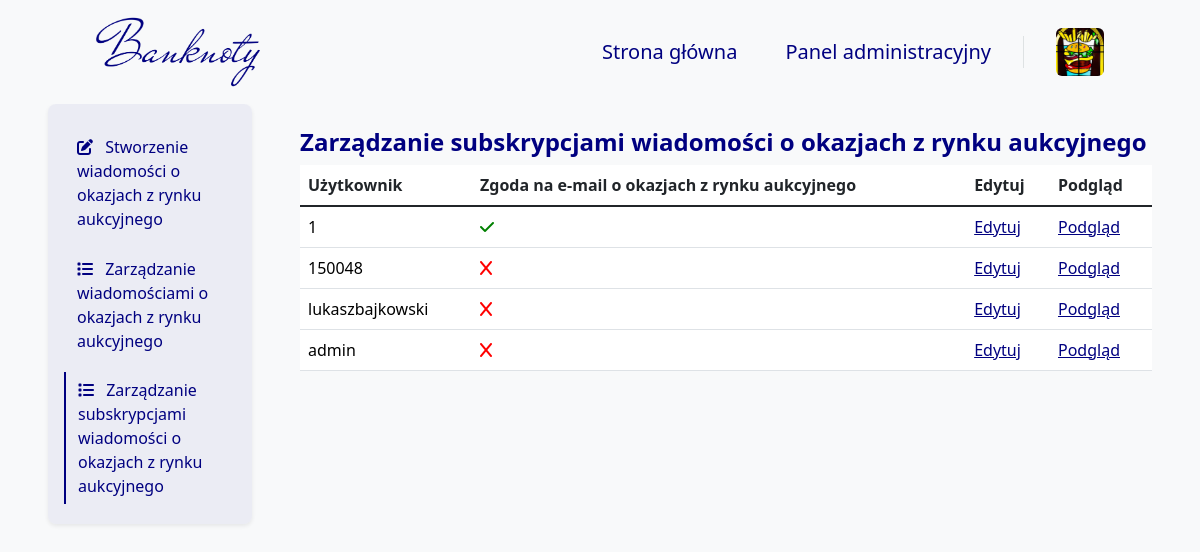
/auction_opportunities/user/AdminPanel/ (signed in), run on the app's committed database.
### blog/models.py (models this page shows, shortened)
class Author(models.Model):
    user = models.OneToOneField(User, on_delete=models.CASCADE, verbose_name="Użytkownik")
    bio = models.TextField(
        validators=[validate_bio],
        verbose_name="O autorze", help_text="Krótka informacja o autorze, maksymalnie 512 znaków.")
    profile_pic = models.ImageField(
        null=False, blank=False,
        upload_to="images/profile/",
        verbose_name="Zdjęcie profilowe")
    author_quote = models.TextField(null=False,
                                    blank=False,
                                    validators=[validate_author_quote],
                                    verbose_name='Cytat autora',
                                    help_text="Krótkie motto autora, maksymalnie 128 znaków.")
    author_function = models.TextField(null=False,
                                       blank=False,
                                       validators=[validate_author_function],
                                       verbose_name='Stanowisko autora',
                                       help_text="Nazwa funkcji jaką pełni autor.")
    author_url = models.URLField(null=True, blank=True, verbose_name="URL do strony użytkowanika")
    pinterest_url = models.URLField(
        validators=[validate_pinterest],
        null=True, blank=True, verbose_name="URL do Pinteresta")
    facebook_url = models.URLField(
        validators=[validate_facebook],
        null=True, blank=True, verbose_name="URL do Facebooka")
    twitter_url = models.URLField(
        validators=[validate_twitter],
        null=True, blank=True, verbose_name="URL do Twittera")
    instagram_url = models.URLField(
        validators=[validate_instagram],
        null=True, blank=True, verbose_name="URL do Instagrama")
    def is_profile_pic(self):
        if self.profile_pic:
            return True
        else:
            return False
    is_profile_pic.boolean = True
    is_profile_pic.short_description = 'Profile picture'
    def is_author_url(self):
        if self.author_url:
            return True
        else:
            return False
    is_author_url.boolean = True
    is_author_url.short_description = 'Author page'
    def is_pinterest_url(self):
        if self.pinterest_url:
            return True
        else:
            return False
    is_pinterest_url.boolean = True
    is_pinterest_url.short_description = 'Pinterest page'
    def is_twitter_url(self):
        if self.twitter_url:
            return True
        else:
            return False
    is_twitter_url.boolean = True
    is_twitter_url.short_description = 'Twitter page'
    def is_facebook_url(self):
        if self.facebook_url:
            return True
        else:
            return False
    is_facebook_url.boolean = True
    is_facebook_url.short_description = 'Facebook page'
    def is_instagram_url(self):
        if self.instagram_url:
            return True
        else:
            return False
    is_instagram_url.boolean = True
    is_instagram_url.short_description = 'Instagram page'

class User(models.Model):
    GENDER_CHOICES = (
        ('M', 'Mężczyzna'),
        ('K', 'Kobieta'),
        ('I', 'Inna'),
    )
    user = models.OneToOneField(
        User,
        on_delete=models.CASCADE,
        verbose_name="Użytkownik")
    bio = models.TextField(
        null=False,
        blank=True,
        validators=[validate_bio],
        verbose_name="Bio",
        help_text="Krótka informacja o użytkowniku, maksymalnie 512 znaków.")
    profile_pic = models.ImageField(
        null=False,
        blank=False,
        default="images/profile/1.png",
        upload_to="images/user/",
        verbose_name="Zdjęcie profilowe")
    phone_number = PhoneNumberField(
        region='PL',
        null=True,
        blank=True,
        unique=True,
        verbose_name="Numer telefonu")
    gender = models.CharField(
        choices=GENDER_CHOICES,
        null=False,
        blank=False,
        default='Mężczyzna',
        verbose_name="Płeć",
        max_length=6)
    newsletter = models.BooleanField(
        default=False,
        verbose_name="Biuletyn")
    miss_news = models.BooleanField(
        default=False,
        verbose_name="Pominięte artykuły")
    meetups_news = models.BooleanField(
        default=True,
        verbose_name="Spotkania i wydarzenia")
    opportunities_news = models.BooleanField(
        default=False,
        verbose_name="Okazje z rynku aukcyjnego")
    company_news = models.BooleanField(
        default=True,
        verbose_name="Wiadomości od Banknoty")
    replay_news = models.BooleanField(
        default=False,
        verbose_name="Shot wydzarzeń na Banknoty")
    development_news = models.BooleanField(
        default=False,
        verbose_name="Informacje o rozwoju i zmianach na Banknoty")
    opened_posts = models.ManyToManyField(
        Blog,
        blank=True,
        related_name='opened_by_users',
        verbose_name="Otwarte posty"
    )
    can_be_author = models.BooleanField(
        default=False,
        verbose_name="Czy może być autorem",
        help_text='Czy wniosek na autora został rozpatrzony pozytywnie.')
    def __init__(self, *args, temp=65, **kwargs):
        self.temp = temp
        return super().__init__(*args, **kwargs)
    def is_profile_pic(self):
        if self.profile_pic == "images/profile/1.png":
            return False
        else:
            return True
    is_profile_pic.boolean = True
    is_profile_pic.short_description = 'Zdjęcie profilowe'
    def is_bio(self):
        if self.bio:
            return True
        else:
            return False
    is_bio.boolean = True
    is_bio.short_description = 'Bio'
    def is_phone_number(self):
        if self.phone_number:
            return True
        else:
            return False
    is_phone_number.boolean = True
    is_phone_number.short_description = 'Phone number'
    def is_newsletter(self):
        if self.newsletter:
            return True
        else:
            return False
    is_newsletter.boolean = True
    is_newsletter.short_description = 'Newsletter'

### blog/views_admin/newsletter/auction_opportunities/auction_opportunities_views.py (the view)
# urls.py: path('auction_opportunities/user/AdminPanel/', auction_opportunities_user_manage_admin_panel_view,
@superuser_required
def auction_opportunities_user_manage_admin_panel_view(request):
    users = DjangoUser.objects.all().order_by('user__id')
    context = get_paginated_context(request, users, 10)
    return render(
        request,
        'AdminTemplates/Newsletter/AuctionOpportunities/AuctionOpportunitiesUserManageAdmin.html',
        context
    )

### blog/views.py (called while the page is built)
def get_paginated_context(request, queryset, items_per_page=10):
    paginator = Paginator(queryset, items_per_page)
    page_number = request.GET.get('page')
    page_obj = paginator.get_page(page_number)
    context = {
        'page_obj': page_obj,
    }
    return context

### templates/AdminTemplates/Newsletter/AuctionOpportunities/AuctionOpportunitiesUserManageAdmin.html (shortened to what this page needs)
{% extends 'base.html' %}
{% block navbar %}
    {% include 'Navbar/NavbarAdmin.html' %}
{% endblock %}
{% block content %}
    <div class="container-fluid">
        <div class="row">
            <div class="col-12 col-lg-3 px-5 px-lg-5 mx-auto bg-body-tertiary">
                {% include 'AdminTemplates/Newsletter/AuctionOpportunities/Elements/Navigation.html' %}
            </div>
            <div class="col-12 col-lg-9 px-5 px-lg-0 pe-lg-5 pt-4 pt-lg-3 mx-auto bg-body-tertiary mt-2">
                <h4 class="mb-0 pb-2 fw-bold text-navy">
                    Zarządzanie subskrypcjami wiadomości o okazjach z rynku aukcyjnego
                </h4>
                {% include 'AdminTemplates/Newsletter/AuctionOpportunities/Elements/Table/AuctionOpportunitiesUser.html' %}
            </div>
        </div>
    </div>
{% endblock %}

### templates/Navbar/Elements/DropdownUserSmallScreen.html
<a class="ms-4 nav-user" role="button" data-bs-toggle="dropdown" data-bs-auto-close="outside"
   aria-expanded="false">
    {% if user.author %}
        <img class="card-photo rounded nav-user-img" src="{{ user.author.profile_pic.url }}" alt="">
    {% else %}
        <img class="card-photo rounded nav-user-img" src="{{ user.user.profile_pic.url }}" alt="">
    {% endif %}
</a>

### templates/AdminTemplates/Newsletter/AuctionOpportunities/Elements/Table/AuctionOpportunitiesUser.html
<table class="table table-hover">
    <thead>
    <tr>
        <th scope="col">Użytkownik</th>
        <th scope="col">Zgoda na e-mail o okazjach z rynku aukcyjnego</th>
        <th scope="col">Edytuj</th>
        <th scope="col">Podgląd</th>
    </tr>
    </thead>
    <tbody class="table-group-divider">
    {% for user in page_obj %}
        <tr>
            <td>
                <a class="admin_panel_link"
                   href="{% url 'auction_opportunities_user_detail_admin_panel' user.pk %}">
                    {{ user.user }}
                </a>
            </td>
            <td>
                <a class="admin_panel_link"
                   href="{% url 'auction_opportunities_user_detail_admin_panel' user.pk %}">
                    {% if user.opportunities_news %}
                        <i class="fa-solid fa-check"></i>
                    {% else %}
                        <i class="fa-solid fa-x"></i>
                    {% endif %}
                </a>
            </td>
            <td>
                <a class="admin_panel_edit_link"
                   href="{% url 'auction_opportunities_user_edit_admin_panel' user.pk %}">
                    Edytuj
                </a>
            </td>
            <td>
                <a class="admin_panel_edit_link"
                   href="{% url 'auction_opportunities_user_detail_admin_panel' user.pk %}">
                    Podgląd
                </a>
            </td>
        </tr>
    {% endfor %}
    </tbody>
</table>

### blog/static/css/style.css (style rules this page uses)
.card-photo { aspect-ratio: 1/1 !important; width: 100%; max-height: 400px; object-fit: cover; object-position: center; }
::placeholder { color: navy !important; opacity: 1; }
.fa-x { min-width: 16px; min-height: 16px; color: red; transition: color 0.5s ease; }
.fa-check { min-width: 16px; min-height: 16px; color: green; }
.admin_panel_link:link { text-decoration: none !important; color: black; }
.admin_panel_edit_link { color: navy; }

### blog/static/css/Authors.css (style rules this page uses)
.text-navy { color: navy; }

### blog/static/css/Author.css (style rules this page uses)
.text-navy { color: navy; }

### blog/static/css/Navbar.css (style rules this page uses)
.nav-user { line-height: 32px; }
.nav-user-img { height: 48px; width: 48px; }

### data on the page
User: user "1", opportunities_news True (drawn)
User: user "150048", opportunities_news False (drawn)
User: user "lukaszbajkowski", opportunities_news False (drawn)
User: user "admin", opportunities_news False (drawn)
